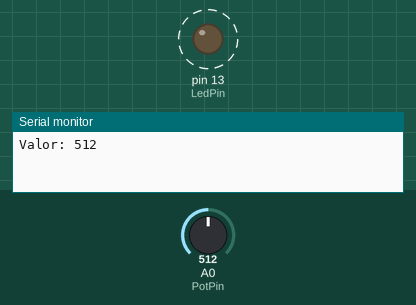
Recording of a sketch running on a simulated Arduino Uno, built with avr-gcc and run on an emulated ATmega328P. On the bench: output pins drawn as LEDs (lit = HIGH), the last lines printed to the serial monitor. Dashed ring = blinking. The inputs (shaded band) are chosen by the test bench; at power-on: A0 (PotPin) = 512.

Above: at 1.8 s.
1.9 s: A0 (PotPin) set to 306
At 2.2 s:
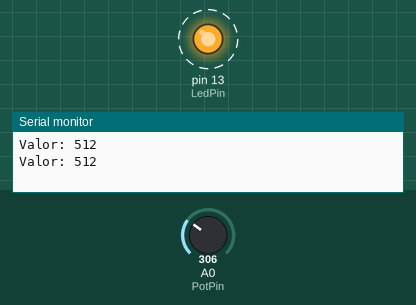
5.4 s: A0 (PotPin) set to 122
8.9 s: A0 (PotPin) set to 0
At 10.1 s:
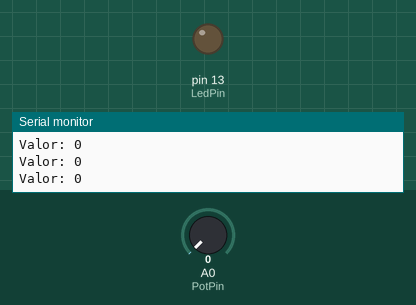
13.0 s: A0 (PotPin) set to 511
At 14.3 s:
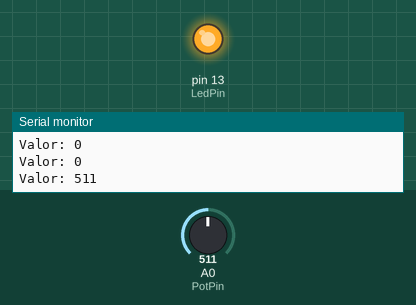
Timing chart, 0 to 17.5 s (numbered marks = the images above; inputs shaded):
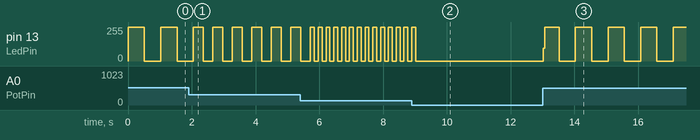

The sketch:

PotenciometerLed.ino
```cpp
const int LedPin = 13;		//Pino digital onde está o LED
const int PotPin = A0;		//Pino analógico onde está o terminal do potenciômetro

void setup()
{
	Serial.begin(9600);			//Porta serial para debugar o código
	pinMode(LedPin, OUTPUT);	//Modo do pino do LED
}

void loop()
{
	//Valor de entrada do potenciômetro. Lembrando que temos uma resolução de entrada de 10bits,
	//logo este valor irá variar de 0 a 1023.
	int PotValue = analogRead(PotPin);

	digitalWrite(LedPin, HIGH);			//Liga o LED

	//Tempo de espera até desligar o LED. Aqui usaremos diretamente o valor do potenciômetro,
	//o que indica que o LED ficará ligado caso o valor seja 0 e piscará (aproximadamnente)
	//a cada 1 segundo (ou 1023 milisegundos)
	delay(PotValue);

	digitalWrite(LedPin, LOW);			//Deliga o LED

	//Novamente o delay, agora para ligar o LED
	delay(PotValue);

	//Mostra na porta serial o valor do potenciômetro
	Serial.print("Valor: ");
	Serial.println(PotValue);
}
```

Measured:
- after the input at 1.9 s, pin 13 (LedPin): alternates 255/255 for 0.31 s and 0/255 for 0.31 s, starting after 0.46 s
- after the input at 8.9 s, pin 13 (LedPin): goes on until 9.0 s, then stays 0/255
- after the input at 13.0 s, pin 13 (LedPin): 0/255 → 96/255 at once, then repeats every 0.97 s: 255/255 0.46 s, 0/255 0.51 s
- by itself, pin 13 (LedPin): alternates 255/255 for 0.51 s and 0/255 for 0.51 s
